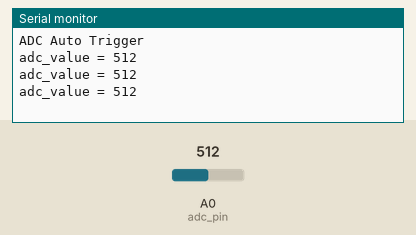
Recording of a sketch running on a simulated Arduino Uno, built with avr-gcc and run on an emulated ATmega328P. On the bench: the last lines printed to the serial monitor. Inputs (shaded band) come from the test bench; at power-on: A0 (adc_pin) = 512.

Above: at 1.3 s.
1.4 s: A0 (adc_pin) set to 716
At 1.9 s:
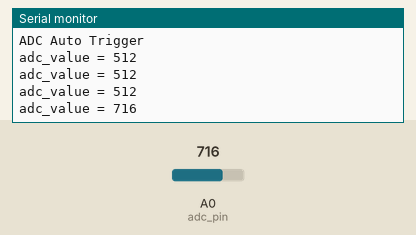
2.9 s: A0 (adc_pin) set to 900
At 3.4 s:
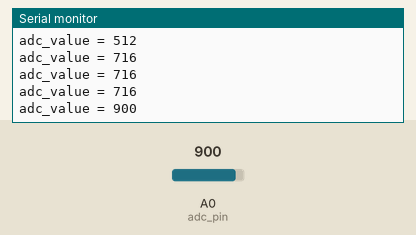
Timing chart, 0 to 5.9 s (numbered marks = the images above; inputs shaded):
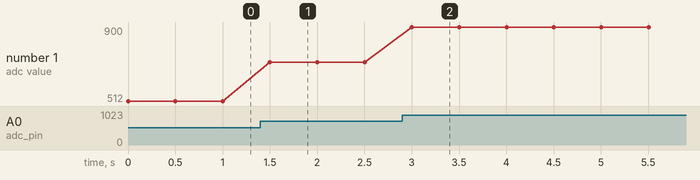

Measured:
- after the input at 1.4 s, the serial monitor: prints a new line after 0.10 s (image 1)
- after the input at 2.9 s, the serial monitor: prints a new line after 0.10 s (image 2)
- plotted number 1: 512 → 716 after the input at 1.4 s, 716 → 900 after the input at 2.9 s

The sketch:

free_running.ino
```cpp
// (licence header left out)
const byte adc_pin = A0; // = 14 (pins_arduino.h)

void setup() {
  Serial.begin (115200);
  Serial.println("ADC Auto Trigger");

  ADCSRB = 0; // ADTS[0-2]=0 - Free Running mode
  ADCSRA = bit(ADEN) // Turn ADC on
           | bit(ADATE) // ADC Auto Trigger Enable
           | bit(ADPS0) | bit(ADPS1) | bit(ADPS2); // Prescaler of 128
  ADMUX  = bit(REFS0) // AVCC
           | ((adc_pin - 14) & 0x07); // Arduino Uno to ADC pin
  bitSet(ADCSRA, ADSC);
}

void loop() {
  Serial.print("adc_value = ");
  Serial.println(ADC);
  delay(500);
}
```
